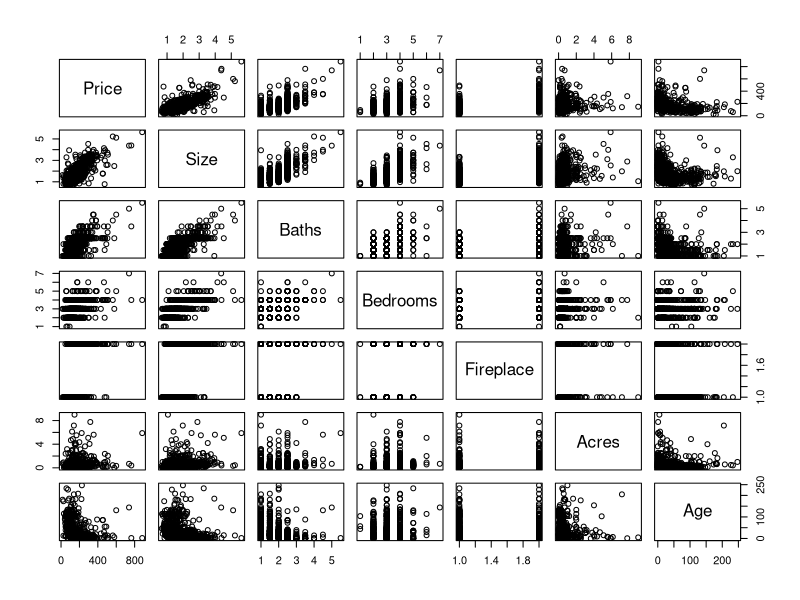
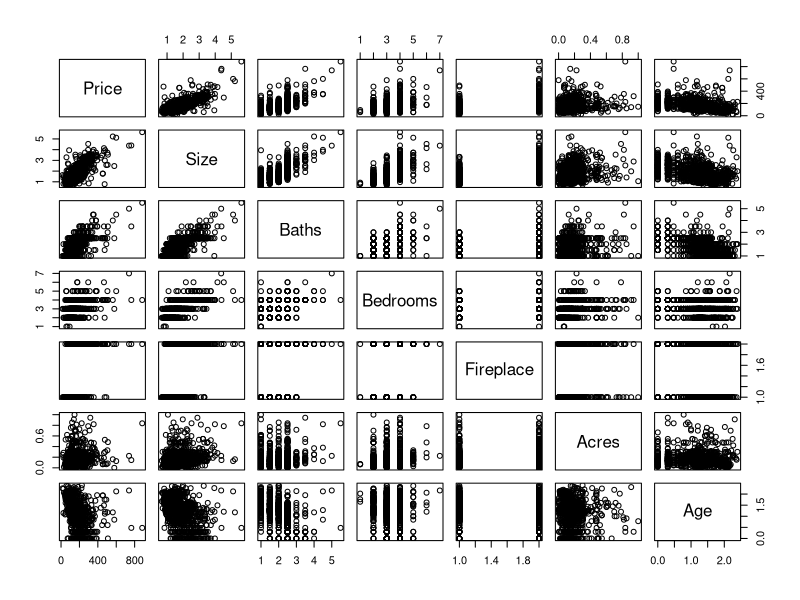

Source code (R) for these figures, in order: (Note: this script raises an error after producing the figures.)
## ---- chunk 1
rm(list = ls())
library(tidyverse)
library(ggplot2)
library(lmtest)
library(Hmisc)
library(MASS)
## ---- chunk 2
rm(list = ls())
df = read.table("../data/houseprices.txt", header = TRUE, sep = "\t")
df$Fireplace <- factor(df$Fireplace,
                          levels=c(0,1),
                          labels=c("No", "Yes"))
summary(df)

df_logs = df
df_logs$Acres = log10(df_logs$Acres + 1)
df_logs$Age = log10(df_logs$Age + 1)
summary(df_logs)

## ---- chunk 3
plot(df)
plot(df_logs)
rcorr(as.matrix(df), type = c("pearson","spearman"))
df_logs.matrix = as.matrix(df_logs)
rcorr(df_logs.matrix, type = c("pearson","spearman"))
## ---- chunk 4
plot(df$Size, df$Price, xlab="Area (square ft)", ylab="Price ($ ,000)", main="Price by Size")
plot(df$Baths, df$Price, xlab="# of Baths", ylab="Price ($ ,000)", main="Price by Baths")
plot(df$Bedrooms, df$Price, xlab="# of Bedrooms", ylab="Price ($ ,000)", main="Price by Bedrooms")
plot(df$Fireplace, df$Price, xlab="has fireplace", ylab="Price ($ ,000)", main="Price by Fireplace")
plot(df$Acres, df$Price, xlab="log(Acres)", ylab="Price ($ ,000)", main="Price by Acres")
plot(df$Age, df$Price, xlab="Age (Years)", ylab="Price ($ ,000)", main="Price by Age")
     
plot(df_logs$Acres, df_logs$Price, xlab="log(Acres)", ylab="Price ($ ,000)", main="Price by log(Acres)")
plot(df_logs$Age, df_logs$Price, xlab="log(Age) (Years)", ylab="Price ($ ,000)", main="Price by log(Age)")
## ---- chunk 5
df.full_lm <- lm(Price ~ ., data = df_logs)
df.full_res = lm(log(Price) ~ ., data = df_logs)
summary(df.full_lm)
summary(df.full_res)



                # the horizon
## ---- chunk 6
# log of response
plot(df.full_lm)
plot(df.full_res)
## ---- chunk 7
interaction.plot(x.factor = df$Size, #x-axis variable
                 trace.factor = df$Fireplace, #variable for lines
                 response = df$Price, #y-axis variable
                 type = "c",
                 fun = median, #metric to plot
                 ylab = "Price",
                 xlab = "Size",
                 col = c("red", "blue"),
                 lty = 1, #line type
                 lwd = 2, #line width
                 trace.label = "Fireplace")

interaction.plot(x.factor = df$Baths, #x-axis variable
                 trace.factor = df$Fireplace, #variable for lines
                 response = df$Price, #y-axis variable
                 fun = median, #metric to plot
                 ylab = "Price",
                 xlab = "Baths",
                 col = c("red", "blue"),
                 lty = 1, #line type
                 lwd = 2, #line width
                 trace.label = "Fireplace")

interaction.plot(x.factor = df$Bedrooms, #x-axis variable
                 trace.factor = df$Fireplace, #variable for lines
                 response = df$Price, #y-axis variable
                 fun = median, #metric to plot
                 ylab = "Price",
                 xlab = "Bedrooms",
                 col = c("red", "blue"),
                 lty = 1, #line type
                 lwd = 2, #line width
                 trace.label = "Fireplace")

interaction.plot(x.factor = df$Acres, #x-axis variable
                 trace.factor = df$Fireplace, #variable for lines
                 response = df$Price, #y-axis variable
                 fun = median, #metric to plot
                 ylab = "Price",
                 xlab = "Acres",
                 col = c("red", "blue"),
                 lty = 1, #line type
                 lwd = 2, #line width
                 trace.label = "Fireplace")

interaction.plot(x.factor = df$Age, #x-axis variable
                 trace.factor = df$Fireplace, #variable for lines
                 response = df$Price, #y-axis variable
                 fun = median, #metric to plot
                 ylab = "Price",
                 xlab = "Age",
                 col = c("red", "blue"),
                 lty = 1, #line type
                 lwd = 2, #line width
                 trace.label = "Fireplace")
## ---- chunk 8
df_logs.lmfireplace = lm(log(Price) ~ Size + Fireplace , data = df_logs)
summary(df_logs.lmfireplace)

noFireplace <- relevel(df_logs$Fireplace, "Yes")
df_logs.lmnofireplace  = lm(log(Price) ~ Size + noFireplace, data = df_logs)
plot(df_logs.lmnofireplace)
## ---- chunk 9
plot(df$Size, df$Price, xlab="Area (square ft)", ylab="Price ($ ,000)", col=df$Fireplace, main="Price by Size")
abline(df_logs.lmfireplace, col = "red")
#abline(lm(df.full_res$Price ~ df.full_res$age), col = "blue")


ggplot(df_logs) + geom_point(aes(x=Size, y=Price, colour=factor(Fireplace)))
                +  geom_line(color='red',data = df_logs.lmfireplace, aes(x=df_logs.lmfireplace, y=df_logs.lmfireplace$Price))
## ---- chunk 10
#model <- aov()
model.size <- aov(Price ~ Size * Fireplace, data=df_logs)
summary(model.size)
model.baths <- aov(Price ~ Baths * Fireplace, data=df_logs)
summary(model.baths)
model.bedrooms <- aov(Price ~ Bedrooms * Fireplace, data=df_logs)
summary(model.bedrooms)
